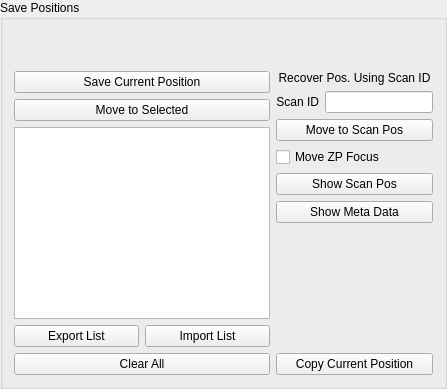
                 <widget class="QGroupBox" name="groupBox_10">
                  <property name="title">
                   <string>Save Positions</string>
                  </property>
                  <layout class="QGridLayout" name="gridLayout_56">
                   <item row="1" column="1">
                    <layout class="QVBoxLayout" name="verticalLayout">
                     <item>
                      <widget class="QLabel" name="label_46">
                       <property name="text">
                        <string>Recover Pos. Using Scan ID</string>
                       </property>
                       <property name="alignment">
                        <set>Qt::AlignCenter</set>
                       </property>
                      </widget>
                     </item>
                     <item>
                      <layout class="QHBoxLayout" name="horizontalLayout_4">
                       <item>
                        <widget class="QLabel" name="label_29">
                         <property name="sizePolicy">
                          <sizepolicy hsizetype="Preferred" vsizetype="Fixed">
                           <horstretch>0</horstretch>
                           <verstretch>0</verstretch>
                          </sizepolicy>
                         </property>
                         <property name="text">
                          <string>Scan ID</string>
                         </property>
                         <property name="alignment">
                          <set>Qt::AlignRight|Qt::AlignTrailing|Qt::AlignVCenter</set>
                         </property>
                        </widget>
                       </item>
                       <item>
                        <widget class="QLineEdit" name="le_sid_position">
                         <property name="sizePolicy">
                          <sizepolicy hsizetype="Preferred" vsizetype="Fixed">
                           <horstretch>0</horstretch>
                           <verstretch>0</verstretch>
                          </sizepolicy>
                         </property>
                        </widget>
                       </item>
                      </layout>
                     </item>
                     <item>
                      <widget class="QPushButton" name="pb_recover_scan_pos">
                       <property name="sizePolicy">
                        <sizepolicy hsizetype="Preferred" vsizetype="Fixed">
                         <horstretch>0</horstretch>
                         <verstretch>0</verstretch>
                        </sizepolicy>
                       </property>
                       <property name="text">
                        <string>Move to Scan Pos</string>
                       </property>
                      </widget>
                     </item>
                     <item>
                      <widget class="QCheckBox" name="cb_sid_moveZPZ">
                       <property name="text">
                        <string>Move ZP Focus</string>
                       </property>
                      </widget>
                     </item>
                     <item>
                      <widget class="QPushButton" name="pb_show_scan_pos">
                       <property name="sizePolicy">
                        <sizepolicy hsizetype="Preferred" vsizetype="Fixed">
                         <horstretch>0</horstretch>
                         <verstretch>0</verstretch>
                        </sizepolicy>
                       </property>
                       <property name="text">
                        <string>Show Scan Pos</string>
                       </property>
                      </widget>
                     </item>
                     <item>
                      <widget class="QPushButton" name="pb_print_scan_meta">
                       <property name="sizePolicy">
                        <sizepolicy hsizetype="Preferred" vsizetype="Fixed">
                         <horstretch>0</horstretch>
                         <verstretch>0</verstretch>
                        </sizepolicy>
                       </property>
                       <property name="text">
                        <string>Show Meta Data</string>
                       </property>
                      </widget>
                     </item>
                     <item>
                      <spacer name="verticalSpacer_3">
                       <property name="orientation">
                        <enum>Qt::Vertical</enum>
                       </property>
                       <property name="sizeHint" stdset="0">
                        <size>
                         <width>20</width>
                         <height>40</height>
                        </size>
                       </property>
                      </spacer>
                     </item>
                     <item>
                      <widget class="QPushButton" name="pb_copy_curr_pos">
                       <property name="toolTip">
                        <string>motor values to clipboard</string>
                       </property>
                       <property name="text">
                        <string>Copy Current Position</string>
                       </property>
                      </widget>
                     </item>
                    </layout>
                   </item>
                   <item row="1" column="0">
                    <layout class="QGridLayout" name="gridLayout_55">
                     <item row="0" column="0">
                      <layout class="QGridLayout" name="gridLayout_54">
                       <item row="0" column="0">
                        <layout class="QHBoxLayout" name="horizontalLayout_37">
                         <item>
                          <widget class="QPushButton" name="pb_save_pos">
                           <property name="sizePolicy">
                            <sizepolicy hsizetype="Preferred" vsizetype="Fixed">
                             <horstretch>0</horstretch>
                             <verstretch>0</verstretch>
                            </sizepolicy>
                           </property>
                           <property name="styleSheet">
                            <string notr="true"/>
                           </property>
                           <property name="text">
                            <string>Save Current Position</string>
                           </property>
                          </widget>
                         </item>
                        </layout>
                       </item>
                       <item row="1" column="0">
                        <widget class="QPushButton" name="pb_move_pos">
                         <property name="sizePolicy">
                          <sizepolicy hsizetype="Preferred" vsizetype="Fixed">
                           <horstretch>0</horstretch>
                           <verstretch>0</verstretch>
                          </sizepolicy>
                         </property>
                         <property name="styleSheet">
                          <string notr="true"/>
                         </property>
                         <property name="text">
                          <string>Move to Selected</string>
                         </property>
                        </widget>
                       </item>
                      </layout>
                     </item>
                     <item row="1" column="0">
                      <widget class="QListWidget" name="sampleROI_List">
                       <property name="sizePolicy">
                        <sizepolicy hsizetype="Preferred" vsizetype="Expanding">
                         <horstretch>0</horstretch>
                         <verstretch>0</verstretch>
                        </sizepolicy>
                       </property>
                      </widget>
                     </item>
                     <item row="2" column="0">
                      <layout class="QGridLayout" name="gridLayout_13">
                       <item row="0" column="0">
                        <layout class="QHBoxLayout" name="horizontalLayout_52">
                         <item>
                          <widget class="QPushButton" name="pb_roiList_export">
                           <property name="text">
                            <string>  Export List  </string>
                           </property>
                          </widget>
                         </item>
                         <item>
                          <widget class="QPushButton" name="pb_roiList_import">
                           <property name="text">
                            <string>   Import List   </string>
                           </property>
                          </widget>
                         </item>
                        </layout>
                       </item>
                       <item row="1" column="0">
                        <widget class="QPushButton" name="pb_roiList_clear">
                         <property name="text">
                          <string>Clear All</string>
                         </property>
                        </widget>
                       </item>
                      </layout>
                     </item>
                    </layout>
                   </item>
                   <item row="0" column="0">
                    <spacer name="verticalSpacer_20">
                     <property name="orientation">
                      <enum>Qt::Vertical</enum>
                     </property>
                     <property name="sizeType">
                      <enum>QSizePolicy::Fixed</enum>
                     </property>
                     <property name="sizeHint" stdset="0">
                      <size>
                       <width>20</width>
                       <height>40</height>
                      </size>
                     </property>
                    </spacer>
                   </item>
                  </layout>
                 </widget>
